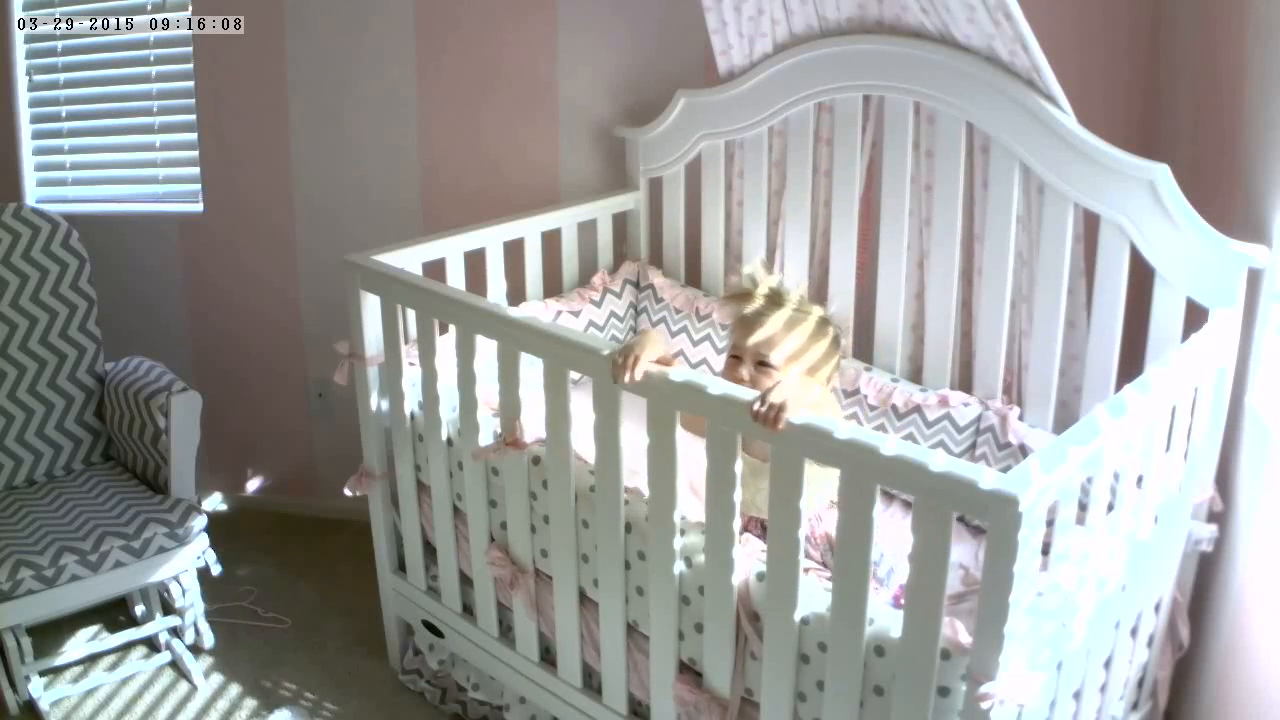
#> input picture frame 39 of 1.mp4, 1280 x 720 px, given in place of the camera
$ python ShapeDetection.py   (older library calls are emulated)
#> lines starting #> are read from the running program, lines starting #| are printed output that depends on the picture; after the words box and inside, x2 and y2 are one past the last pixel; in counts of white or black regions, pixels touching at a corner belong together; long printed decimals are rounded
### shapedetector.py
# import the necessary packages
import cv2

class ShapeDetector:
	def __init__(self):
		pass

	def detect(self, c):
		# initialize the shape name and approximate the contour
		shape = "unidentified"
		peri = cv2.arcLength(c, True)
		approx = cv2.approxPolyDP(c, 0.04 * peri, True)

		# if the shape is a triangle, it will have 3 vertices
		if len(approx) == 3:
			shape = "triangle"

		# if the shape has 4 vertices, it is either a square or
		# a rectangle
		elif len(approx) == 4:
			# compute the bounding box of the contour and use the
			# bounding box to compute the aspect ratio
			(x, y, w, h) = cv2.boundingRect(approx)
			ar = w / float(h)

			# a square will have an aspect ratio that is approximately
			# equal to one, otherwise, the shape is a rectangle
			shape = "square" if ar >= 0.95 and ar <= 1.05 else "rectangle"

		# if the shape is a pentagon, it will have 5 vertices
		elif len(approx) == 5:
			shape = "pentagon"

		# otherwise, we assume the shape is a circle
		else:
			shape = "circle"

		# return the name of the shape
		return shape

### ShapeDetection.py
from shapedetector import ShapeDetector
import argparse
import imutils
import cv2

# construct the argument parse and parse the arguments


# load the image and resize it to a smaller factor so that
# the shapes can be approximated better


cap = cv2.VideoCapture(0)

#
#ratio = image.shape[0] / float(resized.shape[0])

# convert the resized image to grayscale, blur it slightly,
# and threshold it

while True:
    ret,frame = cap.read()
#> frame is the input picture: shape (720, 1280, 3); mean B, G, R 154.7, 156.5, 156.1
    cv2.imshow('something',frame)
    resized = imutils.resize(frame, width=480)
    ratio = frame.shape[0]/float(resized.shape[0])
#> ratio = 2.67
    print ("%d",ratio)
#| %d 2.667

    gray = cv2.cvtColor(resized, cv2.COLOR_BGR2GRAY)
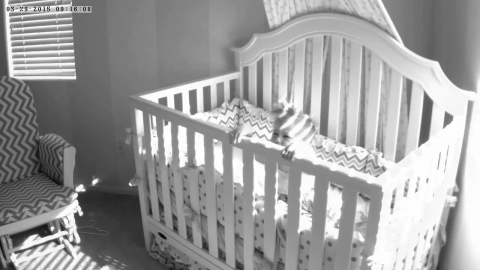
#> gray: shape (270, 480); min 10, max 255, mean 156.2
    blurred = cv2.GaussianBlur(gray, (5, 5), 0)
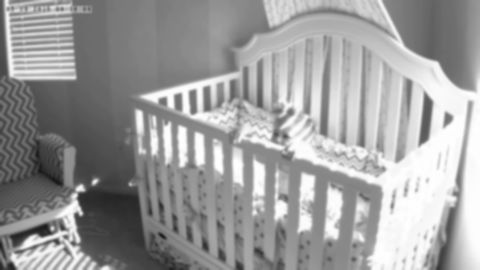
#> blurred: shape (270, 480); min 22, max 254, mean 156.2
    thresh = cv2.threshold(blurred, 60, 255, cv2.THRESH_BINARY)[1]
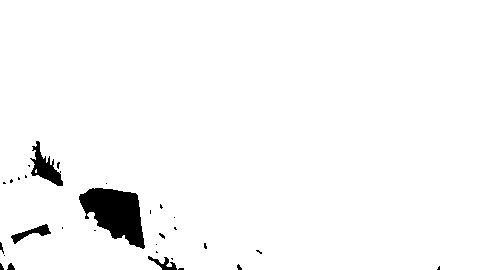
#> thresh: shape (270, 480); 97.2% white; 30 black regions (24 under 20 px)

    # find contours in the thresholded image and initialize the
    # shape detector
    cnts = cv2.findContours(thresh.copy(), cv2.RETR_EXTERNAL,
	    cv2.CHAIN_APPROX_SIMPLE)
#> cnts = 1 contour; box (x1, y1, x2, y2) and area: (0, 0, 480, 270) 128537
    cnts = cnts[0] if imutils.is_cv2() else cnts[1]
    sd = ShapeDetector()
    # loop over the contours
    for c in cnts:
	    # compute the center of the contour, then detect the name of the
	    # shape using only the contour
	    M = cv2.moments(c)
	    cX = int((M["m10"] / M["m00"]) * ratio)
	    cY = int((M["m01"] / M["m00"]) * ratio)
	    shape = sd.detect(c)

	    # multiply the contour (x, y)-coordinates by the resize ratio,
	    # then draw the contours and the name of the shape on the image
	    c = c.astype("float")
	    c *= ratio
	    c = c.astype("int")
	    cv2.drawContours(frame, [c], -1, (0, 255, 0), 2)
	    cv2.putText(frame, shape, (cX, cY), cv2.FONT_HERSHEY_SIMPLEX,
		    0.5, (255, 255, 255), 2)

	    # show the output image
	    cv2.imshow("Image", frame)
#> this loop made 1 pass
#> (cX, cY, shape, peri in detect, approx in detect, x in detect, y in detect, w in detect) on pass 1: (639, 357, 'rectangle', 1604.2, [[0, 0], [4, 269], [479, 269], [479, 0]], 0, 0, 480)
#> pass 1, `cv2.imshow("Image", frame)`:
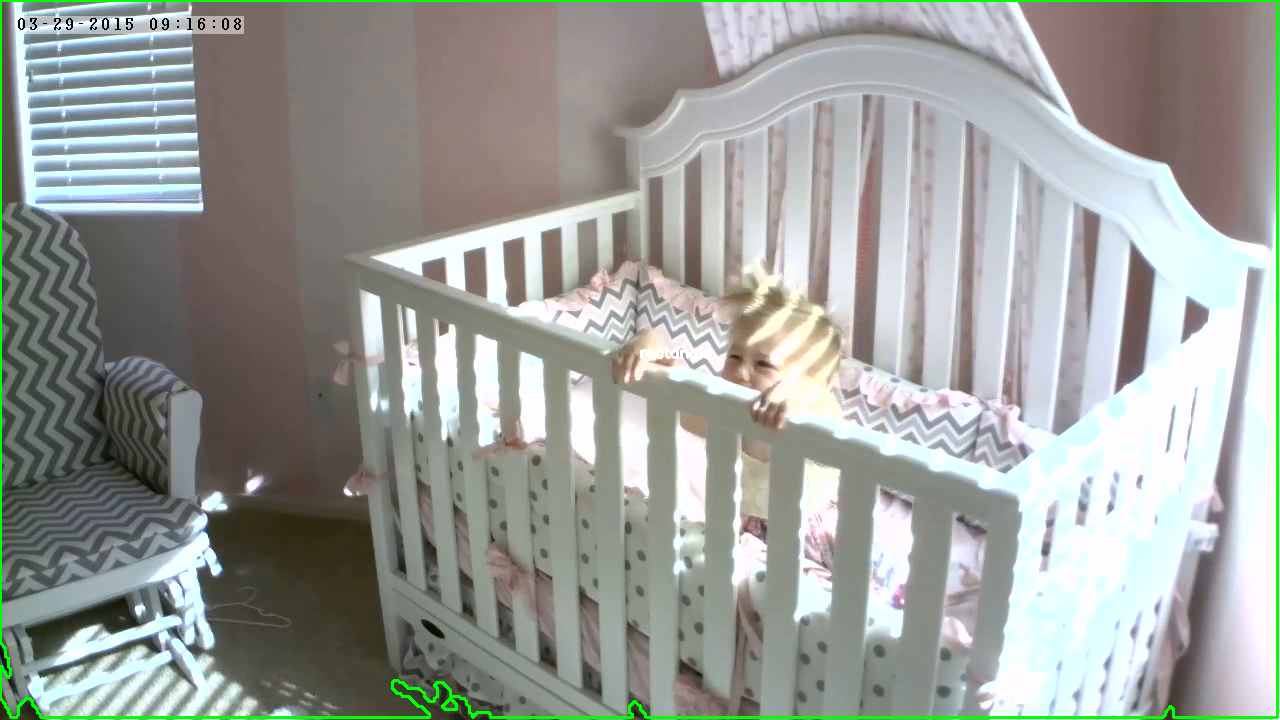
#> window 'Image': shape (720, 1280, 3); mean B, G, R 153, 157.7, 154.3


cap.release()
cv2.destroyAllWindows()

$ run again, starting later in the video
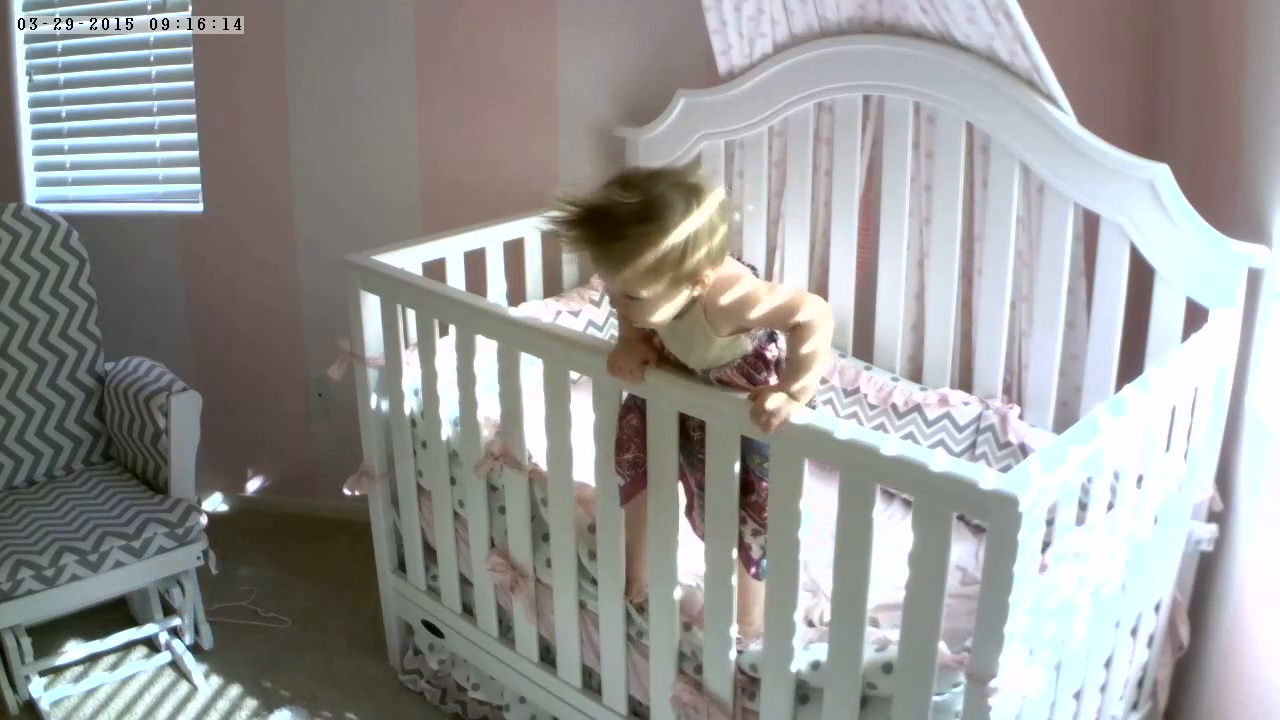
#> input picture frame 177 of 1.mp4, 1280 x 720 px, given in place of the camera
#> frame is the input picture: shape (720, 1280, 3); mean B, G, R 149.8, 151.3, 151.5
#| %d 2.667
#> `thresh = cv2.threshold(blurred, 60, 255, cv2.THRESH_BINARY)[1]`:
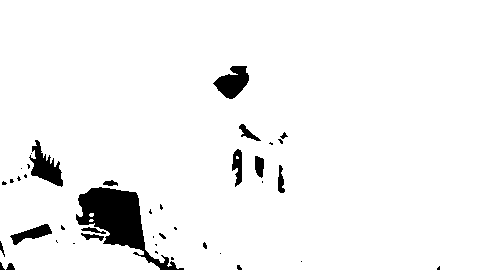
#> thresh: shape (270, 480); 95.2% white; 41 black regions (24 under 20 px)
#> cnts = 3 contours, 2 with area under 20; largest, box (x1, y1, x2, y2) and area: (0, 0, 480, 270) 125340
#> the loop `for c in cnts:` made 3 passes
#> (cX, cY, peri in detect) on passes 1 to 3: (242, 586, 10.24), (242, 571, 12.24), (647, 352, 1915.2)
#> after the loop `for c in cnts:`:
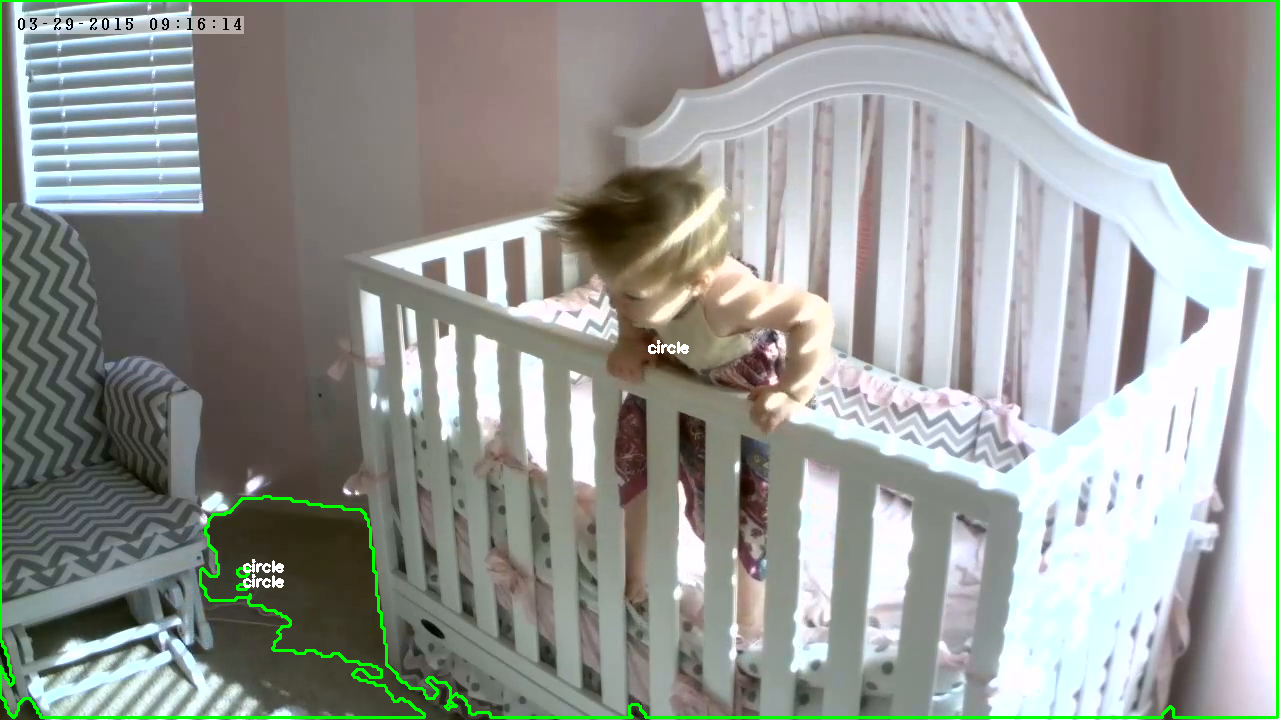
#> frame: shape (720, 1280, 3); 1.58% of pixels changed, all inside (x1, y1, x2, y2) = (0, 0, 1279, 719)

$ run again, starting later in the video
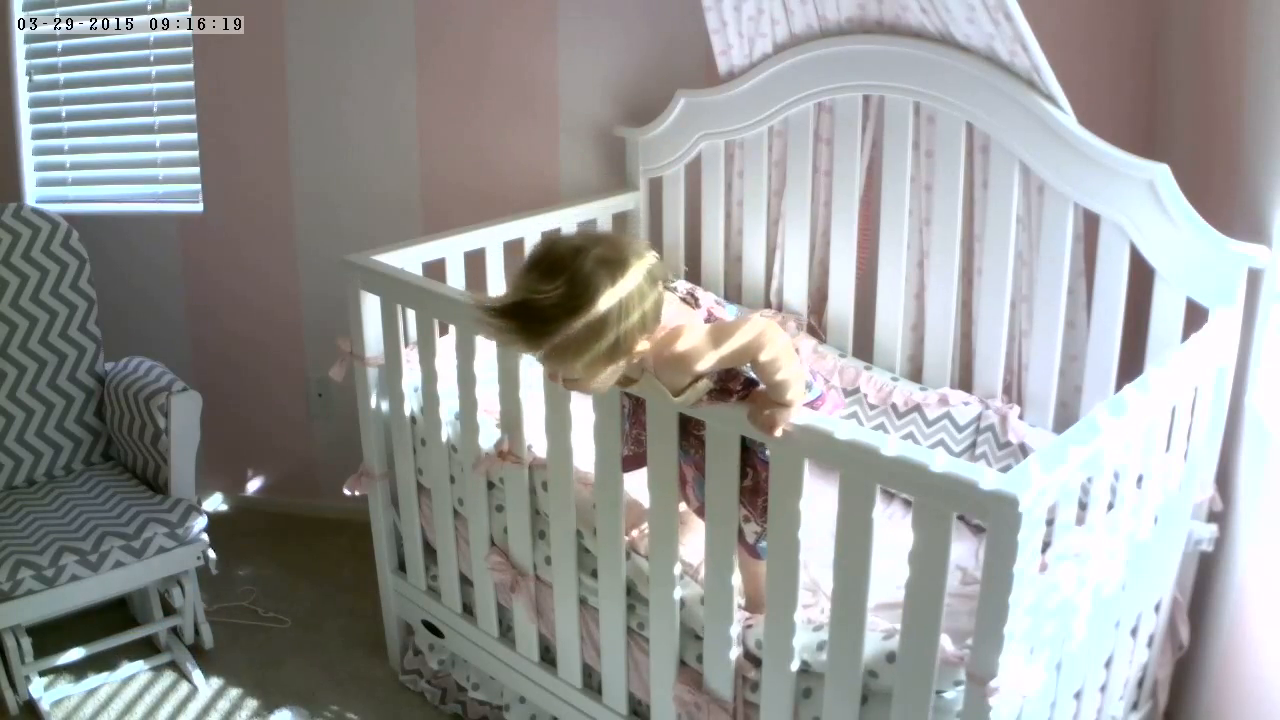
#> input picture frame 315 of 1.mp4, 1280 x 720 px, given in place of the camera
#> frame is the input picture: shape (720, 1280, 3); mean B, G, R 151.2, 152.7, 151.7
#| %d 2.667
#> `thresh = cv2.threshold(blurred, 60, 255, cv2.THRESH_BINARY)[1]`:
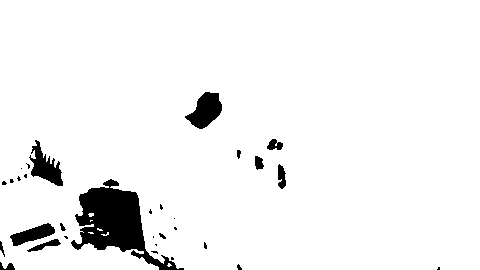
#> thresh: shape (270, 480); 94.7% white; 31 black regions (18 under 20 px)
#> cnts = 7 contours, 6 with area under 20; largest, box (x1, y1, x2, y2) and area: (0, 0, 480, 270) 124496
#> the loop `for c in cnts:` made 7 passes
#> (cX, cY, shape, peri in detect) on passes 1, 2, 3, 4, 6, 7: (450, 705, 'circle', 11.07), (281, 623, 'pentagon', 19.07), (242, 620, 'pentagon', 10.83), (264, 611, 'pentagon', 12.24), (241, 571, 'pentagon', 14.24), (650, 350, 'circle', 2007)
#> after the loop `for c in cnts:`:
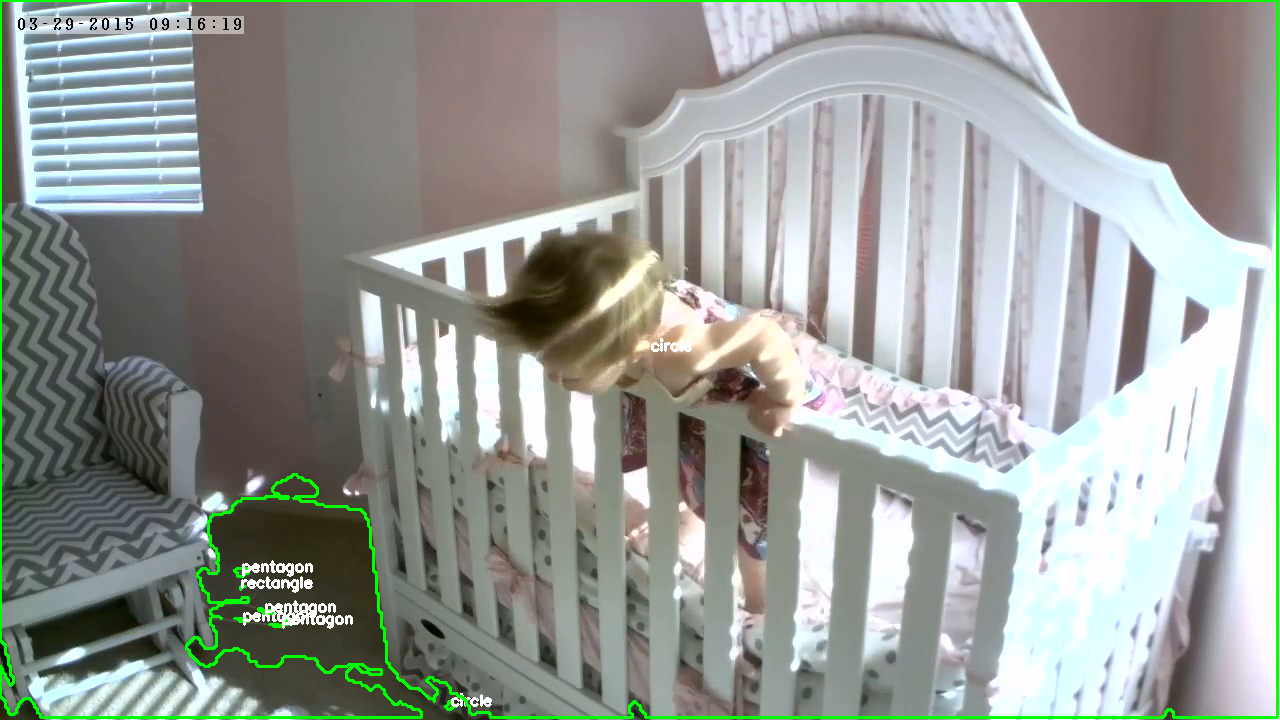
#> frame: shape (720, 1280, 3); 1.9% of pixels changed, all inside (x1, y1, x2, y2) = (0, 0, 1279, 719)
